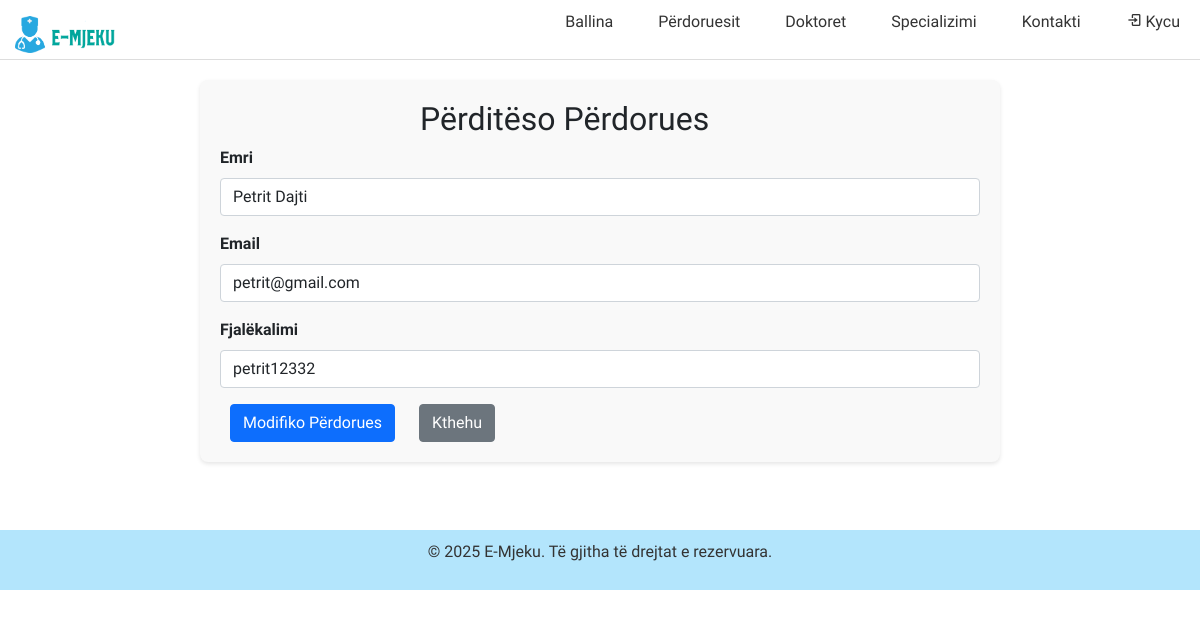
The app's page /Faqjaadmin/modifiko_perdorues.php?id=3 with its own data.
### tables this page shows
CREATE TABLE `perdoruesit` (
  `ID_Perdoruesi` int(11) NOT NULL,
  `EmriMbiemri` varchar(200) NOT NULL,
  `Email` varchar(100) NOT NULL,
  `Fjalekalimi` varchar(255) NOT NULL
);

### Faqjaadmin/modifiko_perdorues.php (the view, shortened to what this page needs)
<?php
include_once '../konfigurimi.php';
$id = $_GET['id'];
$conn->set_charset("utf8");
$stmt = $conn->prepare("SELECT EmriMbiemri, Fjalekalimi, Email FROM perdoruesit WHERE ID_Perdoruesi = ?");
$stmt->bind_param("i", $id);
$stmt->execute();
$result = $stmt->get_result();
$user = $result->fetch_assoc();
?>
<!DOCTYPE html>
<html lang="en">
<head>
    <link rel="stylesheet" href="../css/FaqjaadminCSS/perdoruesit.css" />
    <link href='https://unpkg.com/boxicons@2.1.4/css/boxicons.min.css' rel='stylesheet'>
    <link href="https://cdn.jsdelivr.net/npm/bootstrap@5.0.0-beta1/dist/css/bootstrap.min.css" rel="stylesheet">
</head>
<body>
<header>
<div class="logo">
        <a href="ballina.php">
            <img src="../foto/SMD.png" style="width: 100px; margin-top: 10px;" alt="Logo">
        </a>
    </div>
    <nav>
        <div class="nav-container">
            <ul id="nav-menu" class="nav-menu">
                <li><a href="faqjadmin.php">Ballina</a></li>
                <li><a href="./perdoruesit.php">Përdoruesit</a></li>
                <li><a href="./doktoret.php">Doktoret</a></li>
                <li><a href="./specializimi.php">Specializimi</a></li>
                <li><a href="./kontakti.php">Kontakti</a></li>
                <li>
                    <?php if (isset($_SESSION["Perdoruesi"]) && !empty($_SESSION["Perdoruesi"])): ?>
                        <a href="../ckycu.php"><i class='bx bx-log-out'></i> <?php echo htmlspecialchars($_SESSION["Perdoruesi"]); ?></a>
                    <?php else: ?>
                        <a href="../kycu.php"><i class='bx bx-log-in'></i> Kycu</a>
                    <?php endif; ?>
                </li>
            </ul>
        </div>
    </nav>
</header>
<div class="wrapper">
    <h2>Përditëso Përdorues</h2>
    <form action="" method="POST">
        <div class="mb-3">
            <label for="name" class="form-label">Emri</label>
            <input type="text" class="form-control" id="name" name="name" value="<?php echo htmlspecialchars($user['EmriMbiemri']); ?>" required>
        </div>
        <div class="mb-3">
            <label for="Email" class="form-label">Email</label>
            <input type="email" class="form-control" id="email" name="email" value="<?php echo htmlspecialchars($user['Email']); ?>" required>
        </div>
        <div class="mb-3">
            <label for="password" class="form-label">Fjalëkalimi</label>
            <input type="text" class="form-control" id="password" name="password" value="<?php echo htmlspecialchars($user['Fjalekalimi']); ?>" required>
        </div>
        <button type="submit" class="btn btn-primary">Modifiko Përdorues</button>
        <a href="perdoruesit.php" class="btn btn-secondary">Kthehu</a>
    </form>
</div>
<br><br>
<?php
 include_once '../footer.php'; ?>
</body>
</html>

### css/FaqjaadminCSS/perdoruesit.css (style rules this page uses)
* { margin: 0; padding: 0; box-sizing: border-box; font-family: "Moderustic", sans-serif; }
header { display: flex; align-items: center; justify-content: space-between; height: 60px; background-color: #fff; border-bottom: 1px solid #ddd; position: relative; }
.logo { padding-left: 15px; }
.nav-container { display: flex; align-items: center; width: 100%; }
ul { list-style-type: none; margin: 5px; padding: 0; display: flex; justify-content: flex-end; align-items: center; }
ul li { margin-left: 15px; }
ul li a { padding-top: 5px; text-decoration: none; color: #333; padding: 10px 15px; font-size: 16px; }
.wrapper { max-width: 800px; margin: 20px auto; padding: 20px; background-color: #f9f9f9; border-radius: 8px; box-shadow: 0 2px 4px rgba(0, 0, 0, 0.1); }
.wrapper h2 { margin-left: 200px; }
.btn { padding: 10px 15px; border: none; border-radius: 4px; cursor: pointer; margin: 0 10px; }
.btn-primary { background-color: #74bab2; color: white; }
.btn-secondary { background-color: #007bff; color: white; }
.mb-3 { margin-bottom: 15px; }
.form-label { font-weight: bold; }

### records on screen
perdoruesit: name "Petrit Dajti", email "petrit@gmail.com", password "petrit12332"
